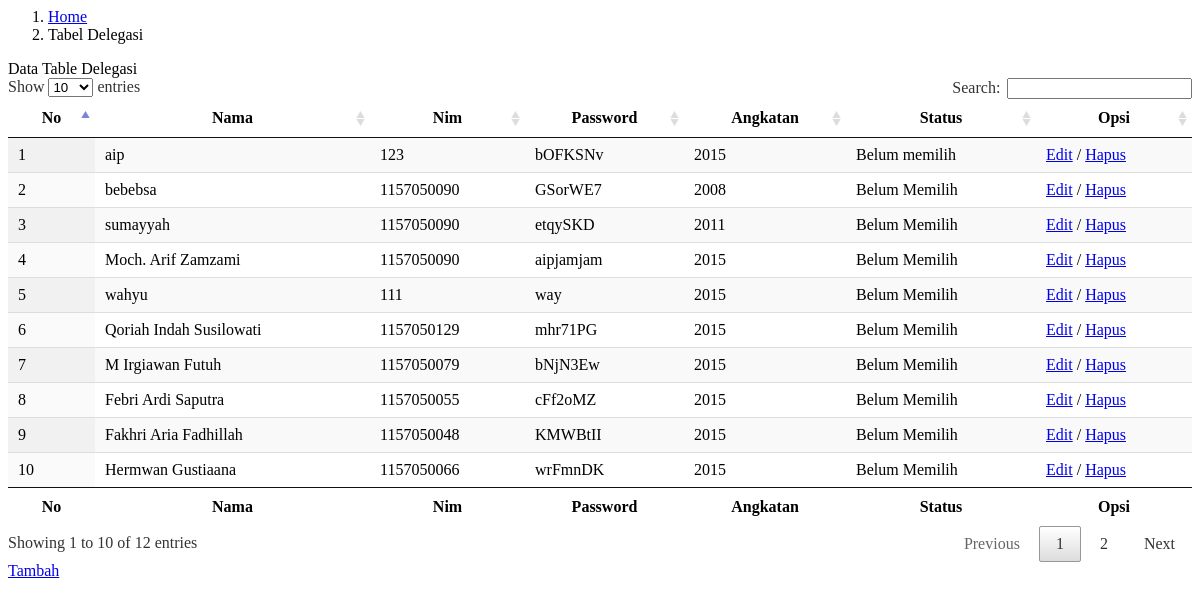
/admin/dt_delegasi.php (signed in), run on the app's committed database.
### tables this page shows
CREATE TABLE IF NOT EXISTS `tb_delegasi` (
  `id_delegasi` int(10) NOT NULL AUTO_INCREMENT,
  `nama_delegasi` varchar(30) NOT NULL,
  `nim` int(10) NOT NULL,
  `password` varchar(20) NOT NULL,
  `angkatan` year(4) NOT NULL,
  `status` varchar(20) NOT NULL DEFAULT 'Belum memilih',
  PRIMARY KEY (`id_delegasi`)
);

### admin/dt_delegasi.php (the view, shortened to what this page needs)
<link rel="stylesheet" type="text/css" href="../datatables/css/jquery.dataTables.css">
<div class="container-fluid">
  <ol class="breadcrumb">
    <li class="breadcrumb-item">
      <a href="#">Home</a>
    </li>
    <li class="breadcrumb-item active">Tabel Delegasi</li>
  </ol>
<div class="card mb-3">
  <div class="card-header"><i class="fa fa-table"></i>
    Data Table Delegasi
  </div>
      <div class="card-body">
        <div class="table-responsive">
        <table id="example" class="display" cellspacing="0" width="100%">
          <thead>
            <tr>
              <th>No</th>
              <th>Nama</th>
              <th>Nim</th>
              <th>Password</th>
              <th>Angkatan</th>
              <th>Status</th>
              <th>Opsi</th>
            </tr>
          </thead>
          <tfoot>
              <th>No</th>
              <th>Nama</th>
              <th>Nim</th>
              <th>Password</th>
              <th>Angkatan</th>
              <th>Status</th>
              <th>Opsi</th>
          </tfoot>
        <tbody>
        <?php
        include('../config/kon.php');
          $sql = "SELECT * FROM tb_delegasi ORDER BY id_delegasi DESC";
          $query = mysqli_query($koneksi,$sql);
          if(mysqli_num_rows($query)==0){
            echo '<tr><td colspan="6">Tidak ada data!</td></tr>';
          }else{
            $no = 1;
            while ($data = mysqli_fetch_assoc($query)){ ?>
              <tr>
                <td><?php echo $no;?></td>
                <td><?php echo $data['nama_delegasi'];?></td>
                <td><?php echo $data['nim'];?></td>
                <td><?php echo $data['password'];?></td>
                <td><?php echo $data['angkatan'];?></td>
                <td><?php echo $data['status'];?></td>
                <td><?php echo '<a class="fa fa-pencil" href="index_admin.php?page=edit_delegasi&id='.$data['id_delegasi'].'">Edit</a> /
                <a class="fa fa-trash" href="php/delegasi/hapus.php?id='.$data['id_delegasi'].'" onclick="return confirm(\'Apakah Anda Yakin Ingin Mengahapus Data ini?\')">Hapus</a>';?>
                </td>
              </tr>
        <?php
            $no++;
            }
          }
        ?>
        </tbody>
      </table>
      <a class="btn btn-primary btn-block mt-4 col-md-2" href="index_admin.php?page=form_delegasi"><i class="fa fa-plus"></i> Tambah</a>
    </div>
  </div>
</div>
</div>

### data on the page
tb_delegasi: nama_delegasi "aip", nim "123", password "bOFKSNv", angkatan "2015", status "Belum memilih"
tb_delegasi: nama_delegasi "bebebsa", nim "1157050090", password "GSorWE7", angkatan "2008", status "Belum Memilih"
tb_delegasi: nama_delegasi "sumayyah", nim "1157050090", password "etqySKD", angkatan "2011", status "Belum Memilih"
tb_delegasi: nama_delegasi "Moch. Arif Zamzami", nim "1157050090", password "aipjamjam", angkatan "2015", status "Belum Memilih"
tb_delegasi: nama_delegasi "wahyu", nim "111", password "way", angkatan "2015", status "Belum Memilih"
tb_delegasi: nama_delegasi "Qoriah Indah Susilowati", nim "1157050129", password "mhr71PG", angkatan "2015", status "Belum Memilih"
tb_delegasi: nama_delegasi "M Irgiawan Futuh", nim "1157050079", password "bNjN3Ew", angkatan "2015", status "Belum Memilih"
tb_delegasi: nama_delegasi "Febri Ardi Saputra", nim "1157050055", password "cFf2oMZ", angkatan "2015", status "Belum Memilih"
tb_delegasi: nama_delegasi "Fakhri Aria Fadhillah", nim "1157050048", password "KMWBtII", angkatan "2015", status "Belum Memilih"
tb_delegasi: nama_delegasi "Hermwan Gustiaana", nim "1157050066", password "wrFmnDK", angkatan "2015", status "Belum Memilih"
